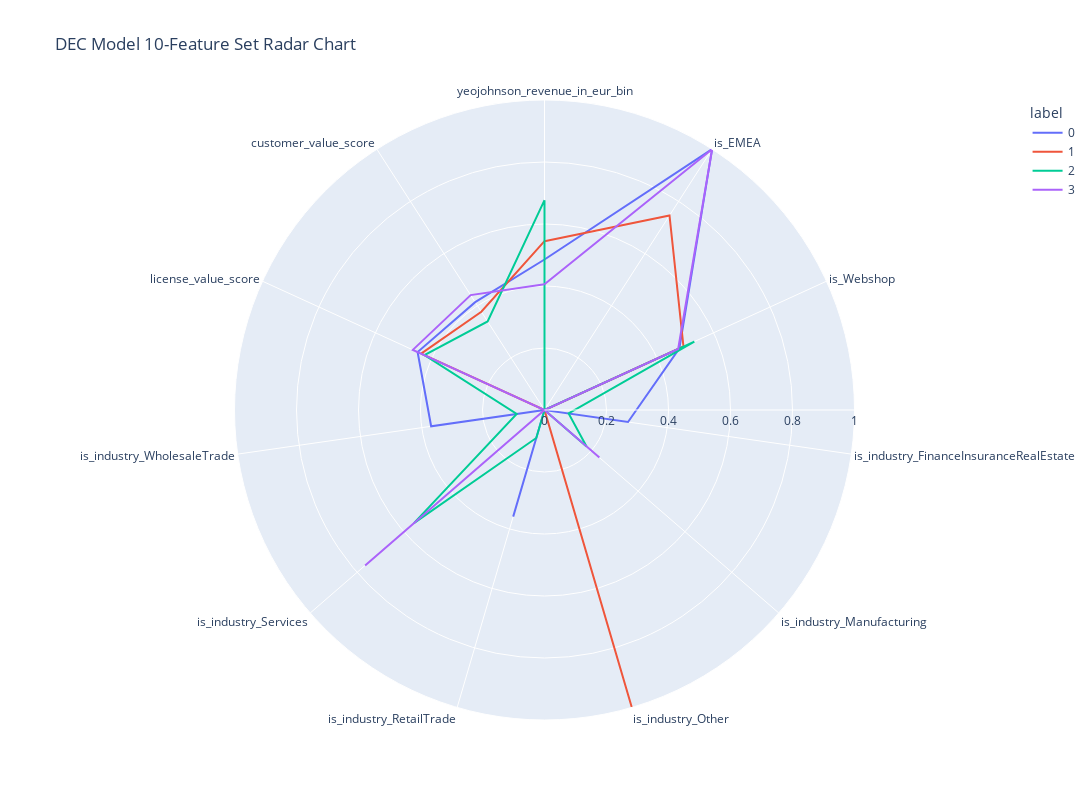

Notebook cell for this chart:
### Code cell
clusters=pd.DataFrame(features, columns=features_df.columns)
clusters['label']=kmeans.labels_
polar=clusters.groupby("label").mean().reset_index()
polar=pd.melt(polar,id_vars=["label"])
fig = px.line_polar(polar, r="value", theta="variable", color="label", 
                    line_close=True,
                    height=800,
                    width=1200, 
                    title="DEC Model 10-Feature Set Radar Chart")
fig.show()

### Figure 1 — Plotly figure (JSON) as saved in the notebook; plotly's stock layout.template omitted (floating-point values rounded to 4 significant figures)
{"data": [{"hovertemplate": "label=0<br>value=%{r}<br>variable=%{theta}<extra></extra>", "legendgroup": "0", "line": {"color": "#636efa", "dash": "solid"}, "marker": {"symbol": "circle"}, "mode": "lines", "name": "0", "r": [0.4854, 1, 0.4784, 0.2722, 0, 0, 0.3584, 0, 0.3694, 0.45, 0.4135, 0.4854], "showlegend": true, "subplot": "polar", "theta": ["yeojohnson_revenue_in_eur_bin", "is_EMEA", "is_Webshop", "is_industry_FinanceInsuranceRealEstate", "is_industry_Manufacturing", "is_industry_Other", "is_industry_RetailTrade", "is_industry_Services", "is_industry_WholesaleTrade", "license_value_score", "customer_value_score", "yeojohnson_revenue_in_eur_bin"], "type": "scatterpolar"}, {"hovertemplate": "label=1<br>value=%{r}<br>variable=%{theta}<extra></extra>", "legendgroup": "1", "line": {"color": "#EF553B", "dash": "solid"}, "marker": {"symbol": "circle"}, "mode": "lines", "name": "1", "r": [0.5447, 0.7458, 0.4929, 0, 0, 1, 0, 0, 0, 0.4375, 0.3768, 0.5447], "showlegend": true, "subplot": "polar", "theta": ["yeojohnson_revenue_in_eur_bin", "is_EMEA", "is_Webshop", "is_industry_FinanceInsuranceRealEstate", "is_industry_Manufacturing", "is_industry_Other", "is_industry_RetailTrade", "is_industry_Services", "is_industry_WholesaleTrade", "license_value_score", "customer_value_score", "yeojohnson_revenue_in_eur_bin"], "type": "scatterpolar"}, {"hovertemplate": "label=2<br>value=%{r}<br>variable=%{theta}<extra></extra>", "legendgroup": "2", "line": {"color": "#00cc96", "dash": "solid"}, "marker": {"symbol": "circle"}, "mode": "lines", "name": "2", "r": [0.6768, 0, 0.5314, 0.07856, 0.1795, 0, 0.09409, 0.5573, 0.09056, 0.4257, 0.3394, 0.6768], "showlegend": true, "subplot": "polar", "theta": ["yeojohnson_revenue_in_eur_bin", "is_EMEA", "is_Webshop", "is_industry_FinanceInsuranceRealEstate", "is_industry_Manufacturing", "is_industry_Other", "is_industry_RetailTrade", "is_industry_Services", "is_industry_WholesaleTrade", "license_value_score", "customer_value_score", "yeojohnson_revenue_in_eur_bin"], "type": "scatterpolar"}, {"hovertemplate": "label=3<br>value=%{r}<br>variable=%{theta}<extra></extra>", "legendgroup": "3", "line": {"color": "#ab63fa", "dash": "solid"}, "marker": {"symbol": "circle"}, "mode": "lines", "name": "3", "r": [0.4058, 1, 0.474, 0, 0.2343, 0, 0, 0.7657, 0, 0.4669, 0.4406, 0.4058], "showlegend": true, "subplot": "polar", "theta": ["yeojohnson_revenue_in_eur_bin", "is_EMEA", "is_Webshop", "is_industry_FinanceInsuranceRealEstate", "is_industry_Manufacturing", "is_industry_Other", "is_industry_RetailTrade", "is_industry_Services", "is_industry_WholesaleTrade", "license_value_score", "customer_value_score", "yeojohnson_revenue_in_eur_bin"], "type": "scatterpolar"}], "layout": {"height": 800, "legend": {"title": {"text": "label"}, "tracegroupgap": 0}, "polar": {"angularaxis": {"direction": "clockwise", "rotation": 90}, "domain": {"x": [0, 1], "y": [0, 1]}}, "title": {"text": "DEC Model 10-Feature Set Radar Chart"}, "width": 1200}}
